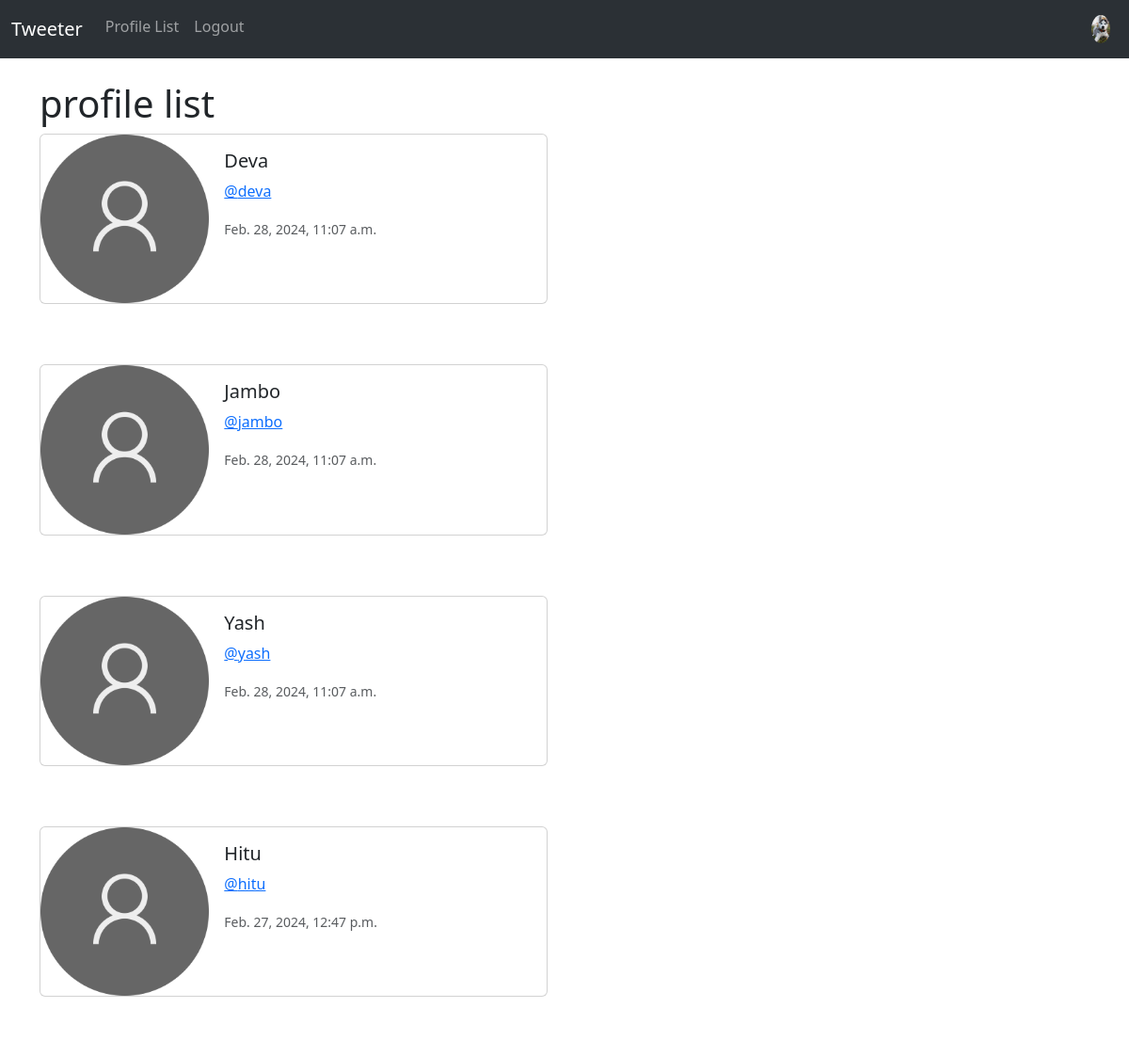
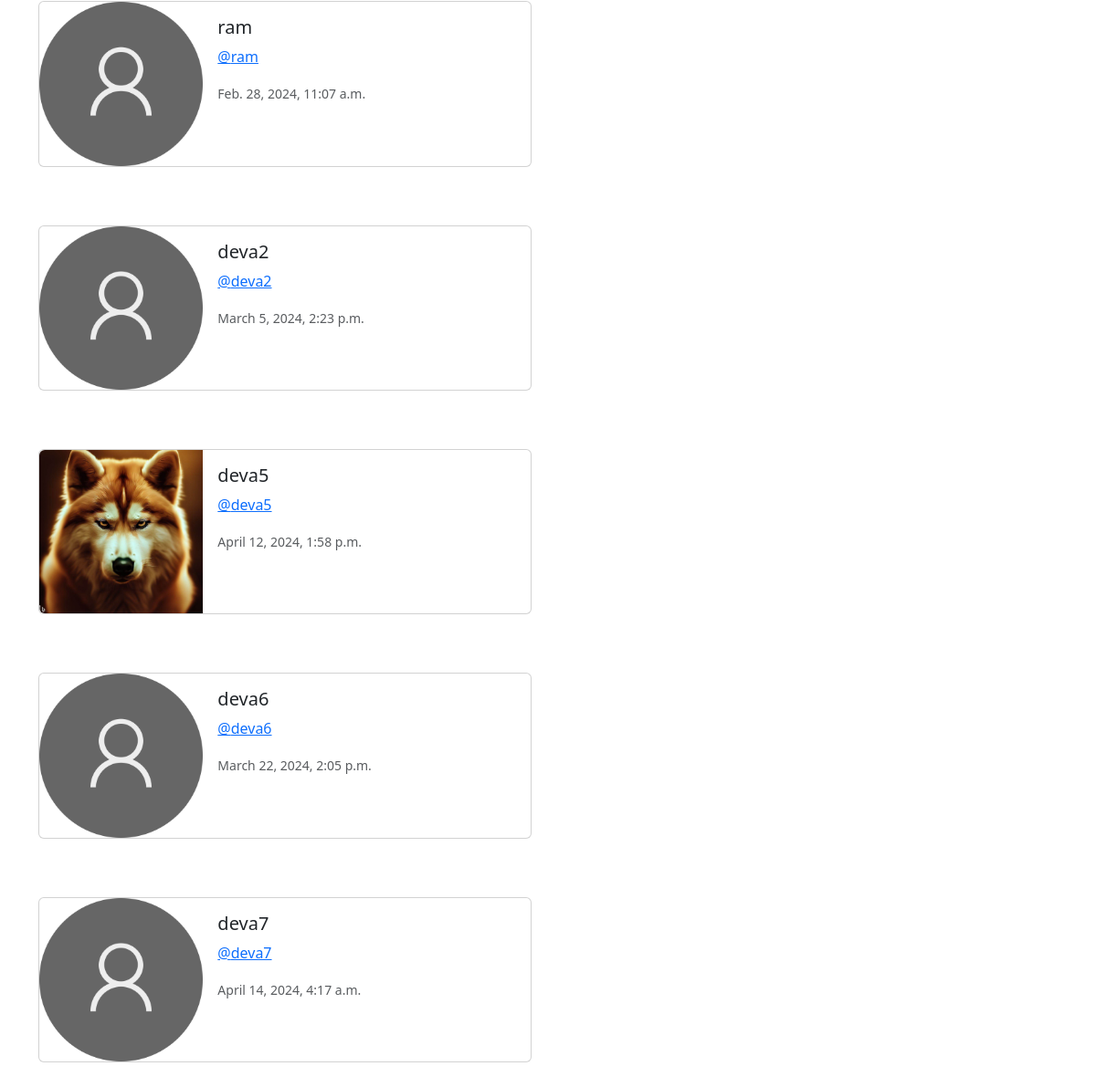
The page /profile-list/ (signed in) on the database its author committed (2 pictures, top to bottom).
### musker/models.py (models this page shows, shortened)
class Profile(models.Model):
    user = models.OneToOneField(User, on_delete=models.CASCADE)
    follows = models.ManyToManyField(
        "self", related_name="followed_by", symmetrical=False, blank=True
    )
    profile_image = models.ImageField(null=True,blank=True,upload_to='images/')
    date_modified = models.DateTimeField(User, auto_now=True, auto_now_add=False)
    profile_bio = models.CharField(null=True,blank=True, max_length=100)
    portfolio_link = models.CharField(null=True,blank=True, max_length=100)
    facebook_link = models.CharField(null=True,blank=True, max_length=100)
    twitter_link = models.CharField(null=True,blank=True, max_length=100)
    instagram_link = models.CharField(null=True,blank=True, max_length=100)
    linkedin_link = models.CharField(null=True,blank=True, max_length=100)

### musker/views.py (the view)
# urls.py: path('profile-list/',views.profile_list,name='profile_list'),
def profile_list(request):
    if request.user.is_authenticated:
        profiles = Profile.objects.exclude(user=request.user)
        return render(request, 'profile_list.html',{"profiles":profiles})
    else:
        messages.error(request,("Error: You need to login first"))
        return redirect('home')

### templates/profile_list.html (shortened to what this page needs)
{% extends 'base.html' %}
{% load static %}
{% block container %}
<h1>profile list</h1>
{% if profiles %}
    {% for i  in profiles %}
    <div class="card mb-3" style="max-width: 540px;">
        <div class="row g-0">
          <div class="col-md-4">
            {% if i.profile_image %}
            <img src="{{i.profile_image.url}}" class="img-fluid rounded-start" width="200"  height="200" alt="{{i.user.username}}">
            {% else %}
            <img src="{% static 'images/user_img.png' %}" class="img-fluid rounded-start" alt="...">
            {% endif %}
          </div>
          <div class="col-md-8">
            <div class="card-body">
              <h5 class="card-title">{{i.user.username}}</h5>
              <p><a href="{% url 'profile' i.user.id%}">@{{i.user.username | lower}}</a> </p>
              <p class="card-text"><small class="text-body-secondary">{{i.date_modified}}</small></p>
            </div>
          </div>
        </div>
      </div>
    <br> <br>
    {% endfor %}
{% endif %}
{% endblock container %}

### templates/navbar.html (shortened to what this page needs)
{% load static %}
<nav class="navbar navbar-expand-lg bg-body-tertiary" data-bs-theme="dark">
    <div class="container-fluid">
      <a class="navbar-brand" href="{% url 'home' %}">Tweeter</a>
      <div class="collapse navbar-collapse " id="navbarSupportedContent">
        <ul class="navbar-nav me-auto mb-2 mb-lg-0 w-100" >
          <li class="nav-item">
            <a class="nav-link" href="{% url 'profile_list' %}">Profile List</a>
          </li>
          {% if request.user.is_authenticated %}
          <li class="nav-item">
            <a class="nav-link" href="{% url 'logout' %}">Logout</a>
          </li>
          {% endif %}
          {% if request.user.is_authenticated %}
            <ul class="navbar-nav ms-auto">
              <li class="nav-item">
                <a class="nav-link" href="{% url 'profile' request.user.id %}">
                  {% if user.profile.profile_image %}
                    <img src="{{user.profile.profile_image.url}}" alt="Profile Image" class="rounded-circle" widthh="30" height="30">
                    {% else %}
                    <img src="{% static 'images/user_img.png' %}" alt="Profile Image" class="rounded-circle" widthh="30" height="30">
                  {% endif %}
                </a>
            </li>
            </ul>
          {% endif %}
        </ul>
      </div>
    </div>
  </nav>

### rows shown on the page
Profile: user.username "Deva", user.username "deva", date_modified "Feb. 28, 2024, 11:07 a.m."
Profile: user.username "Jambo", user.username "jambo", date_modified "Feb. 28, 2024, 11:07 a.m."
Profile: user.username "Yash", user.username "yash", date_modified "Feb. 28, 2024, 11:07 a.m."
Profile: user.username "Hitu", user.username "hitu", date_modified "Feb. 27, 2024, 12:47 p.m."
Profile: user.username "ram", date_modified "Feb. 28, 2024, 11:07 a.m."
Profile: user.username "deva2", date_modified "March 5, 2024, 2:23 p.m."
Profile: profile_image (picture), user.username "deva5", date_modified "April 12, 2024, 1:58 p.m."
Profile: user.username "deva6", date_modified "March 22, 2024, 2:05 p.m."
Profile: user.username "deva7", date_modified "April 14, 2024, 4:17 a.m."
